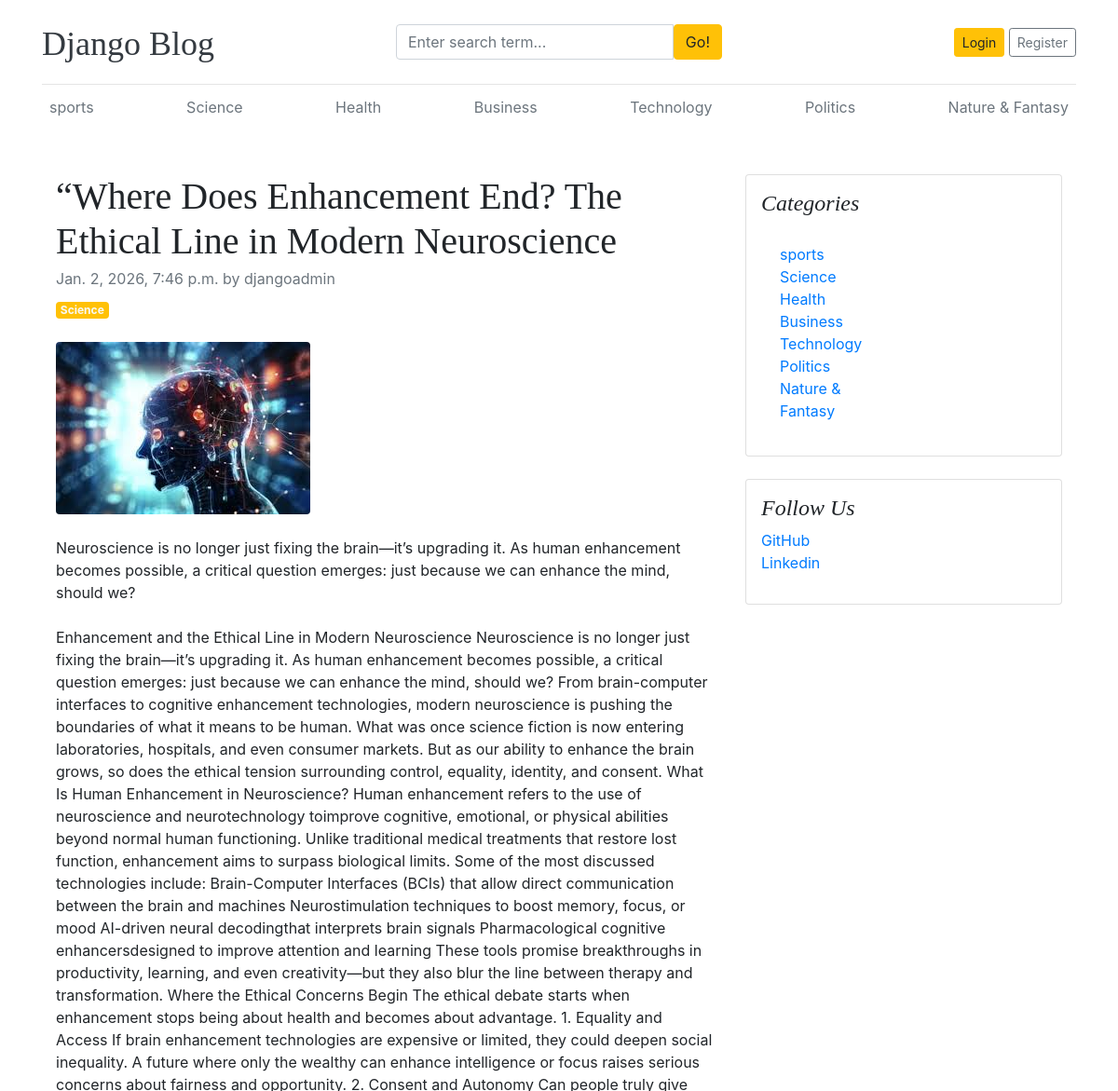
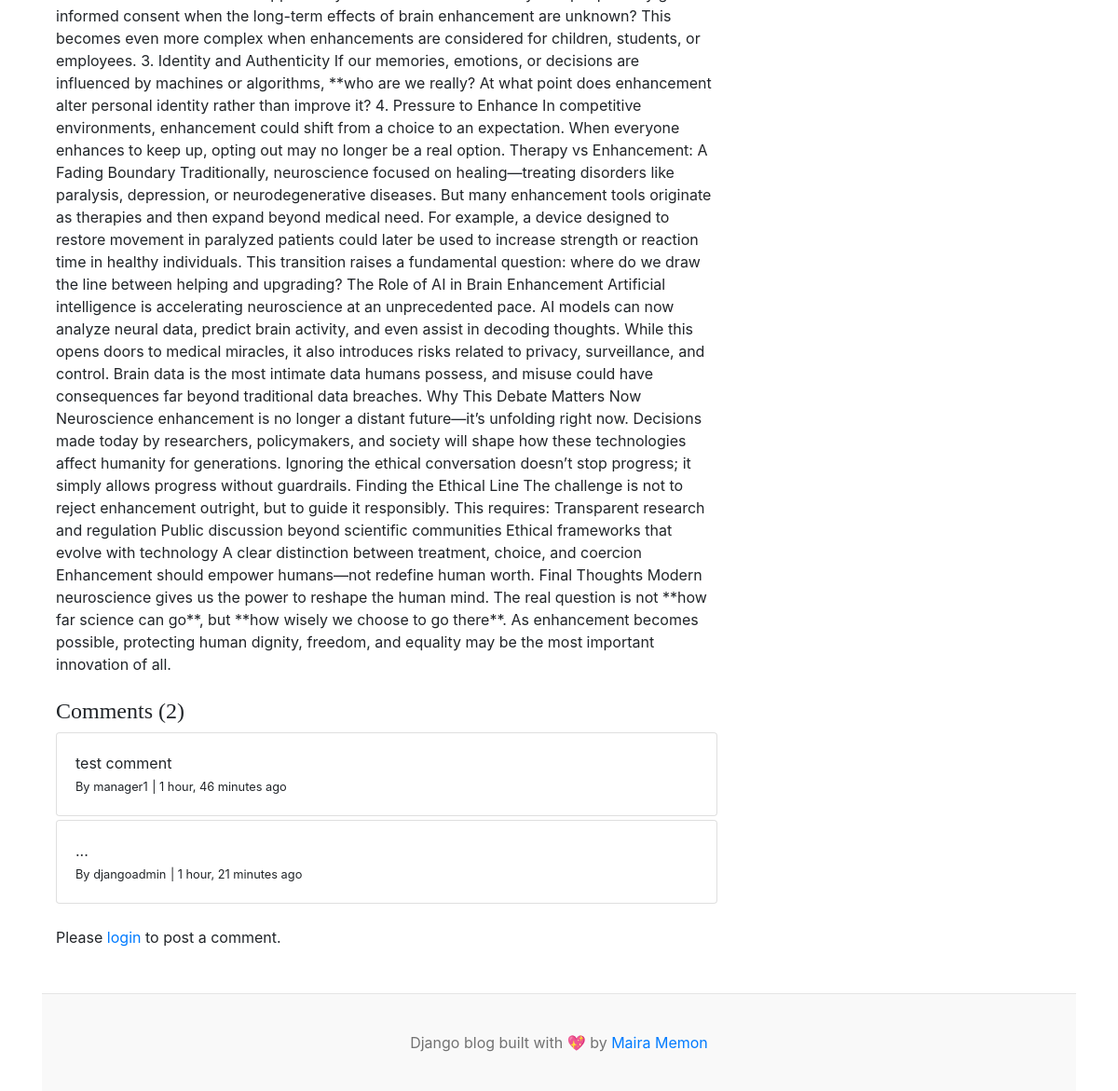
Page /category/where-does-enhancement-end-the-ethical-line-in-modern-neuroscience/ on the committed database (2 pictures, top to bottom).
### blogs/models.py (models this page shows, shortened)
class Category(models.Model):
    category_name = models.CharField(max_length=50, unique=True)
    created_at = models.DateTimeField(auto_now_add=True)
    updated_at = models.DateTimeField(auto_now=True)
    class Meta:
        verbose_name_plural = 'categories'
    def __str__(self):
        return self.category_name

class Blog(models.Model):
    title = models.CharField(max_length=100)
    slug = models.SlugField(max_length=150, unique=True, blank=True)
    category = models.ForeignKey(Category, on_delete=models.CASCADE)
    author = models.ForeignKey(User, on_delete=models.CASCADE)
    featured_image = models.ImageField(upload_to='uploads/%Y/%m/%d', blank=True, null=True)
    short_description = models.TextField(max_length=500)
    blog_body = models.TextField(max_length=2000)
    status = models.CharField(max_length=20, choices=STATUS_CHOICES, default="Draft")
    is_featured = models.BooleanField(default=False)
    created_at = models.DateTimeField(auto_now_add=True)
    updated_at = models.DateTimeField(auto_now=True)

class Comment(models.Model):
    user = models.ForeignKey(User, on_delete=models.CASCADE)
    blog = models.ForeignKey(Blog, on_delete=models.CASCADE)
    comment = models.TextField(max_length=250)
    created_at = models.DateTimeField(auto_now_add=True)
    updated_at = models.DateTimeField(auto_now=True)
    def __str__(self):
        return self.comment

### pages/models.py (models this page shows, shortened)
class SocialLink(models.Model):
    platform = models.CharField(max_length=50)
    link = models.URLField(max_length=200)
    created_at = models.DateTimeField(auto_now_add=True)
    updated_at = models.DateTimeField(auto_now=True)

### blogs/views.py (the view, shortened to what this page needs)
# urls.py: path('category/', include('blogs.urls')),
def blogs(request, slug):
    blog_post = get_object_or_404(Blog, slug=slug, status='Published')
    comments = Comment.objects.filter(blog=blog_post)
    comment_count = comments.count()
    context = {
        'blog_post': blog_post,
        'comments': comments,
        'comment_count': comment_count,
    }
    return render(request, 'blogs.html', context)

### blogs/context_processors.py (called while the page is built)
def get_categories(request):
    categories = Category.objects.all()
    return dict(categories=categories)

def get_social_links(request):
    social_links = SocialLink.objects.all()
    return dict(social_links=social_links)

### templates/blogs.html
{% extends 'base.html' %}
{% block content %}
<div class="container mt-5">
    <div class="row">
        <div class="col-lg-8">
            <article>
                <header class="mb-4">
                    <h1 class="fw-bolder mb-1">{{ blog_post.title }}</h1>
                    <div class="text-muted fst-italic mb-2">{{ blog_post.created_at  }} by {{ blog_post.author }}</div>
                    <a class="badge bg-warning text-decoration-none text-light" href="#!">{{ blog_post.category }}</a>
                </header>
                {% if blog_post.featured_image %}
                <figure class="mb-4"><img class="img-fluid rounded" src="{{ blog_post.featured_image.url }}" alt="..." /></figure>
                {% endif %}
                <section class="mb-5">
                    <p class="fs-5 mb-4">{{ blog_post.short_description }}</p>
                     <p class="fs-5 mb-4">{{ blog_post.blog_body }}</p>
                    <h4>Comments ({{ comment_count }})</h4>
                    {% if comments %}
                        {% for comment in comments %}
                            <div class="card mt-1">
                                <div class="card-body">
                                    <p class="card-text mb-0">{{ comment }}</p>
                                    <span>
                                        <small>By {{ comment.user }}</small>
                                        <small>| {{ comment.created_at | timesince }} ago</small>
                                    </span>
                                </div>
                            </div>
                        {% endfor %}
                    {% else %}
                    No comments yet.
                    {% endif %}
                    <br>
                    <div class="form-group">
                        {% if user.is_authenticated %}
                        <form action="" method="POST">
                            {% csrf_token %}
                            <div class="form-group">
                                <textarea name="comment" class="form-control" placeholder="Write your comment here"></textarea>
                                <input type="submit" value="Submit" class="btn btn-primary mt-2">
                            </div>
                        </form>
                        {% else %}
                        <p>Please <a href="{% url 'login' %}">login</a> to post a comment.</p>
                        {% endif %}
                    </section>
            </article>
        </div>
        <div class="col-lg-4">
            <div class="card mb-4 p-3">
                <h4 class="font-italic">Categories</h4>
                <div class="card-body">
                    <div class="row">
                        <div class="col-sm-6">
                            <ul class="list-unstyled mb-0">
                               {% for category in categories %}
                                <li><a href="{% url 'posts_by_category' category.id %}">{{ category.category_name }}</a></li>
                                {% endfor %}
                            </ul>
                        </div>
                    </div>
                </div>
            </div>
             {% if social_links %}
            <div class="card mb-4 p-3">
                <h4 class="font-italic">Follow Us</h4>
                <ol class="list-unstyled">
                    {% for i in social_links %}
                    <li><a href="{{ i.link }}" target="_blank">{{ i.platform }}</a></li>
                    {% endfor %}
                </ol>
            </div>
            {% endif %}
        </div>
    </div>
</div>
{% endblock content %}

### templates/base.html (shortened to what this page needs)
{% load static %}
<!DOCTYPE html>
<html lang="en">
<head>
    <link href="https://getbootstrap.com/docs/4.0/dist/css/bootstrap.min.css" rel="stylesheet">
    <link href="{% static 'css/blog.css' %}" rel="stylesheet">
    <link rel="stylesheet" href="https://cdnjs.cloudflare.com/ajax/libs/font-awesome/4.7.0/css/font-awesome.min.css">
  </head>
<body>
    <div class="container">
      <header class="blog-header py-3">
        <div class="row flex-nowrap justify-content-between align-items-center">
          <div class="col-4 pt-1">
            <a class="blog-header-logo text-dark" href="/">Django Blog</a>
          </div>
          <div class="col-4">
            <form action="{% url 'search' %}" method="GET">
              <div class="input-group">
                <input class="form-control" type="text" name="keyword" value="{{ keyword }}" placeholder="Enter search term..." aria-label="Enter search term..." aria-describedby="button-search" />
                <button type="submit" class="btn btn-warning" id="button-search" type="button">Go!</button>
            </div>
            </form>
          </div>
          <div class="col-4 d-flex justify-content-end align-items-center">
            {% if not user.is_authenticated %}
            <a class="btn btn-sm btn-warning" href="{% url 'login' %}">Login</a> &nbsp;
            <a class="btn btn-sm btn-outline-secondary" href="{% url 'register' %}">Register</a>
            {% else %}
            <span><a href="{% url 'dashboard' %}">Dashboard</a></span>
            &emsp;
            <span><a href="{% url 'logout' %}">Logout</a></span>
            {% endif %}
          </div>
        </div>
      </header>
      <div class="nav-scroller py-1 mb-2">
        <nav class="nav d-flex justify-content-between">
          {% for cat in categories %}
          <a class="p-2 text-muted" href="{% url 'posts_by_category' cat.id %}">{{ cat.category_name }}</a>
          {% endfor %}
        </nav>
      </div>
{% block content %}
{% endblock %}
<footer class="blog-footer">
    <p>Django blog built with 💖 by <a href="#">Maira Memon</a></p>
  </footer>
  </body>
  </html>

### blog_main/static/css/blog.css (style rules this page uses)
.blog-header { border-bottom: 1px solid #e5e5e5; }
.blog-header-logo { font-family: "Playfair Display", Georgia, "Times New Roman", serif; font-size: 2.25rem; }
h1, h2, h3, h4, h5, h6 { font-family: "Playfair Display", Georgia, "Times New Roman", serif; }
.blog-footer { padding: 2.5rem 0; color: #727272; text-align: center; background-color: #f9f9f9; border-top: .05rem solid #e5e5e5; }
.blog-footer p:last-child { margin-bottom: 0; }

### rows in the picture
Category: category_name "sports"
Category: category_name "Science"
Category: category_name "Health"
Category: category_name "Business"
Category: category_name "Technology"
Category: category_name "Politics"
Category: category_name "Nature & Fantasy"
Blog: title "“Where Does Enhancement End? The Ethical Line in Modern Neuroscience", created_at "Jan. 2, 2026, 7:46 p.m.", author "djangoadmin", category "Science", featured_image (picture), short_description "Neuroscience is no longer just fixing the brain—it’s upgrading it. As human enhancement becomes possible, a critical question emerges: just because we can enhance the mind, should we?", blog_body "Enhancement and the Ethical Line in Modern Neuroscience Neuroscience is no longer just fixing the brain—it’s upgrading it. As human enhancement becomes possible, a critical question emerges: just because we can enhance the mind, should we? From brain-computer interfaces to cognitive enhancement technologies, modern neuroscience is pushing the boundaries of what it means to be human. What was once science fiction is now entering laboratories, hospitals, and even consumer markets. But as our ability to enhance the brain grows, so does the ethical tension surrounding control, equality, identity, and consent. What Is Human Enhancement in Neuroscience? Human enhancement refers to the use of…"
Comment: comment "test comment", user "manager1", created_at "1 hour, 46 minutes"
Comment: comment "...", user "djangoadmin", created_at "1 hour, 21 minutes"
SocialLink: platform "GitHub"
SocialLink: platform "Linkedin"

### other values in the picture
{{ comment_count }} "2"
